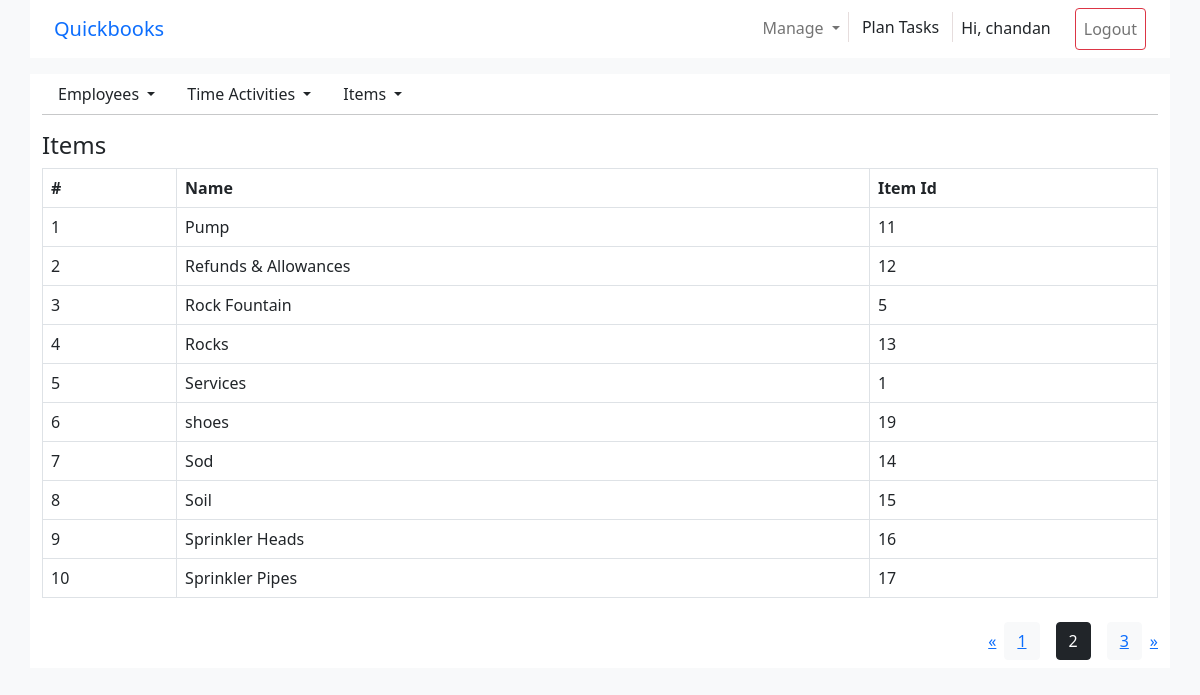
Screenshot of /item?page=2 (signed in) with the database file from the repository.
### Apps/qb_app/models.py (models this page shows, shortened)
class Item(models.Model):
    name = models.CharField(max_length=50)
    item_id = models.IntegerField()

### Apps/qb_app/views.py (the view)
# urls.py: path('item', views.get_items),
@login_required(login_url='login')
def get_items(request):
    items_queryset = models.Item.objects.all()
    items_data = set_pagination(request=request, model_data=items_queryset)
    context = {
        'data': items_data
    }
    return render(request, 'items.html', context=context)

### Apps/qb_app/utils.py (called while the page is built)
def set_pagination(request, model_data):
    paginator = Paginator(model_data, 10)
    page_number = request.GET.get('page')
    return paginator.get_page(page_number)

### Apps/qb_app/templates/items.html
{% extends 'base.html' %}
{% block content %}
<div class='flex-row'>
  <h4 class = "mt-3">Items</h4>
  <table class="table table-bordered">
    <thead >
      <tr>
        <th>#</th>
        <th>Name</th>
        <th>Item Id</th>
      </tr>
    </thead>
    <tbody>
      {% for items in data %}
      <tr>
        <td>{{forloop.counter}}</td>
        <td>{{items.name}}</td>
        <td>{{items.item_id}}</td>
      </tr>
      {% endfor %}
    </tbody>
  </table>
  {% if data.has_other_pages %}
  <ul class="pagination justify-content-end align-items-center">
    {% if data.has_previous %}
      <li><a href="?page={{ data.previous_page_number }}">&laquo;</a></li>
    {% else %}
      <li class="disabled"><span>&laquo;</span></li>
    {% endif %}
    {% for i in data.paginator.page_range %}
      {% if data.number == i %}
        <li class="btn btn-dark m-2"><span>{{ i }} </span></li>
      {% else %}
        <li class="btn btn-light m-2"><a href="?page={{ i }}">{{ i }}</a></li>
      {% endif %}
    {% endfor %}
    {% if data.has_next %}
      <li><a href="?page={{ data.next_page_number }}">&raquo;</a></li>
    {% else %}
      <li class="disabled"><span>&raquo;</span></li>
    {% endif %}
  </ul>
  {% endif %}
</div>
{%endblock%}

### Apps/qb_app/templates/base.html (shortened to what this page needs)
<html lang="en">
  {% load static %}
  <head>
    <link href="https://cdn.jsdelivr.net/npm/bootstrap@5.0.1/dist/css/bootstrap.min.css" rel="stylesheet">
  </head>
  <body class = "bg-light">
    <nav class="navbar navbar-expand-lg navbar-light bg-white container">
      <div class="container">
        <a class="navbar-brand text-primary" href="/home">Quickbooks</a>
        <div class="collapse navbar-collapse" id="navbarNav">
          <ul class="navbar-nav ml-auto" style="margin-left : auto" >
            {% if request.user.is_authenticated %}
            <li class="nav-item dropdown">
            <a class="nav-link dropdown-toggle" id="navbarDropdown" role="button" data-toggle="dropdown" aria-haspopup="true" aria-expanded="false">
              Manage
            </a>
              </li>
              <a href="/todo" type="button" class="btn" role="button">Plan Tasks</a>
            {% endif %}
            {% if request.user.is_authenticated %}
            <li class="nav-item font-weight-bold pt-2 ps-2 pe-4">
            Hi, {{request.user.username}}
            </li>
            <li class="nav-item">
              <a class="nav-link btn btn-outline-danger" href="/logout">Logout</a>
            </li>
            {% endif %}
          </ul>
        </div>
      </div>
    </nav>
    {% if request.user.is_authenticated %}
    <div class = "bg-white flex-row d-flex container mt-3">
      <ul class="list-unstyled d-flex align-items-center justify-content-end m-0 ">
        <li class=" dropdown">
          <a class="nav-link dropdown-toggle text-dark" id="navbarDropdown" role="button" data-toggle="dropdown" aria-haspopup="true" aria-expanded="false">
            Employees
          </a>
        </li>
        <li class="dropdown">
          <a class="nav-link dropdown-toggle text-dark" id="navbarDropdown" role="button" data-toggle="dropdown" aria-haspopup="true" aria-expanded="false">
          Time Activities
          </a>
        </li>
        <li class=" dropdown">
          <a class="nav-link dropdown-toggle text-dark" id="navbarDropdown" role="button" data-toggle="dropdown" aria-haspopup="true" aria-expanded="false">
            Items
          </a>
        </li>
      </ul>
    </div>
    <div class='container bg-white'>
      <hr class="m-0">
      {% else %}
    <div class='container'>
      {% endif %}
      {% block content %}
      {% endblock %}
    </div>
  </body>
</html>

### rows the page displays
Item: name "Pump", item_id "11"
Item: name "Refunds & Allowances", item_id "12"
Item: name "Rock Fountain", item_id "5"
Item: name "Rocks", item_id "13"
Item: name "Services", item_id "1"
Item: name "shoes", item_id "19"
Item: name "Sod", item_id "14"
Item: name "Soil", item_id "15"
Item: name "Sprinkler Heads", item_id "16"
Item: name "Sprinkler Pipes", item_id "17"

### other values shown
{{ request.user.username }} "chandan"
{{ i }} "1" "3"
{{ i }} "2"
